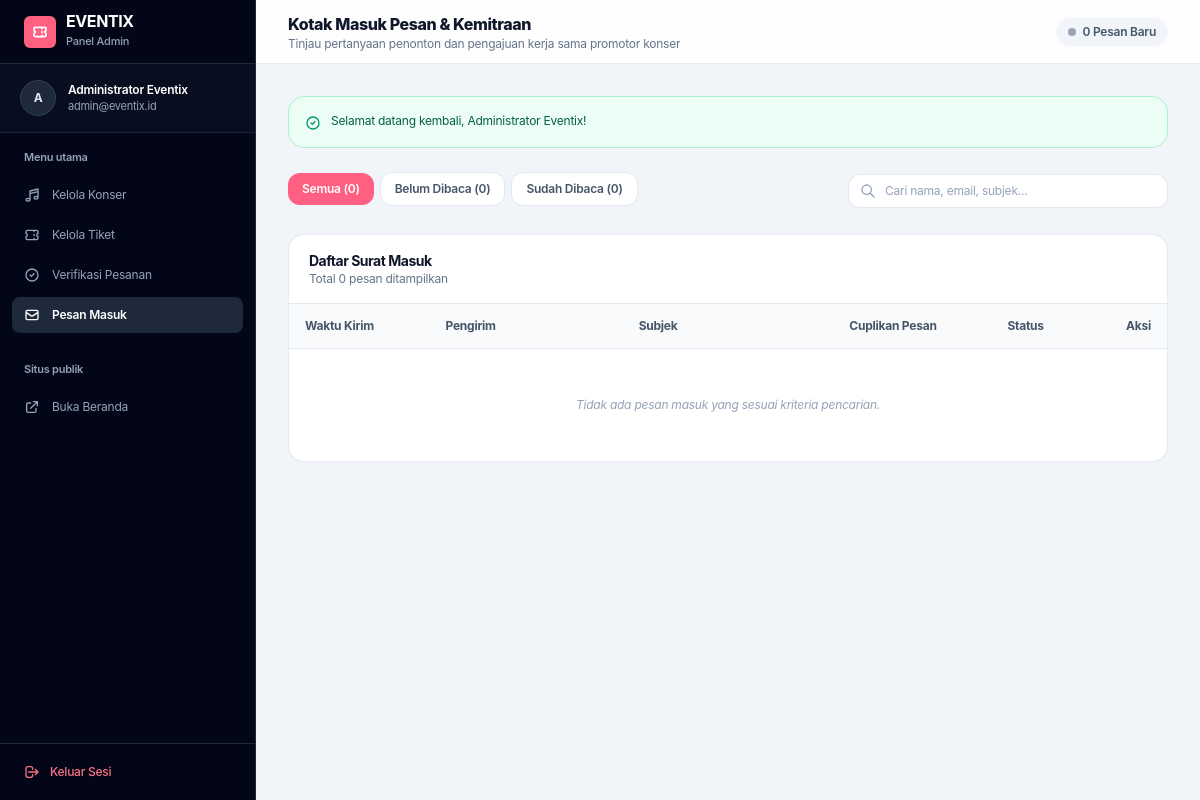
The page /admin/messages.php (signed in) on the database as committed earlier.
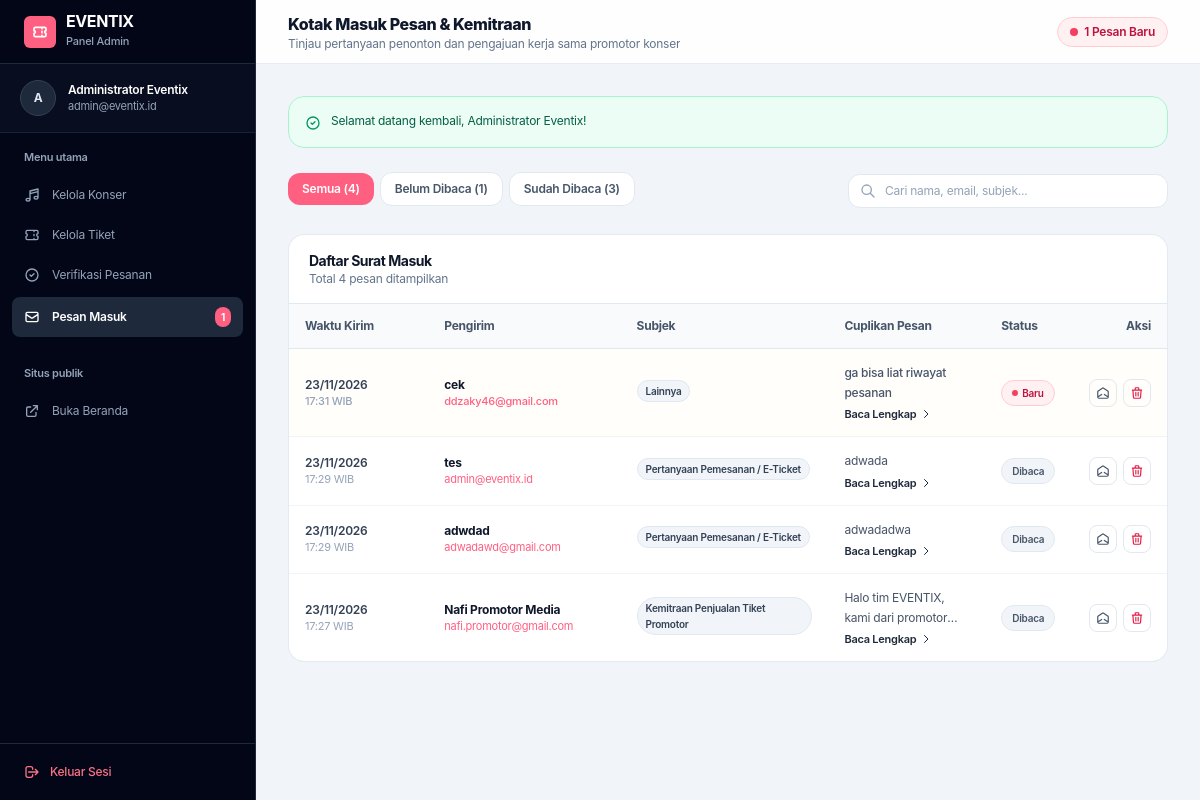
The same page on the database as committed later.
### tables this page shows
CREATE TABLE `pesan_kontak` (
  `id_pesan` int(11) NOT NULL AUTO_INCREMENT,
  `nama` varchar(100) NOT NULL,
  `email` varchar(150) NOT NULL,
  `subjek` varchar(150) NOT NULL,
  `pesan` text NOT NULL,
  `status` enum('belum_dibaca','dibaca','dibalas') NOT NULL DEFAULT 'belum_dibaca',
  `created_at` timestamp NULL DEFAULT current_timestamp(),
  PRIMARY KEY (`id_pesan`)
);

### config/app.php (called while the page is built, shortened)
<?php
function url(string $path = ''): string
{
    $cleanPath = ltrim($path, '/');
    return BASE_URL . ($cleanPath !== '' ? '/' . $cleanPath : '');
}
function asset(string $path = ''): string
{
    $cleanPath = ltrim($path, '/');
    $fileSystemPath = __DIR__ . '/../assets/' . $cleanPath;
    $version = file_exists($fileSystemPath) ? '?v=' . filemtime($fileSystemPath) : '';
    return url('assets/' . $cleanPath) . $version;
}

### admin/messages.php (the view, shortened to what the changed rows need)
<?php
require_once __DIR__ . '/../config/app.php';
$filterStatus = trim($_GET['status'] ?? 'semua');
try {
    $whereClauses = [];
    $params = [];
    $whereSql = !empty($whereClauses) ? "WHERE " . implode(" AND ", $whereClauses) : "";
    $sql = "SELECT id_pesan, nama, email, subjek, pesan, status, created_at
            FROM pesan_kontak
            {$whereSql}
            ORDER BY created_at DESC";
    $stmt = $pdo->prepare($sql);
    $stmt->execute($params);
    $messages = $stmt->fetchAll(PDO::FETCH_ASSOC);
    $totalUnread = (int)$pdo->query("SELECT COUNT(*) FROM pesan_kontak WHERE status = 'belum_dibaca'")->fetchColumn();
    $totalAll    = (int)$pdo->query("SELECT COUNT(*) FROM pesan_kontak")->fetchColumn();
    $totalRead   = (int)$pdo->query("SELECT COUNT(*) FROM pesan_kontak WHERE status = 'dibaca'")->fetchColumn();
} catch (PDOException $e) {
    error_log("[Admin Messages Error] " . $e->getMessage());
    $messages = [];
    $totalUnread = 0;
    $totalAll = 0;
    $totalRead = 0;
}
?>
<!DOCTYPE html>
<html lang="id" class="h-full">
<head>
    <script src="https://cdn.tailwindcss.com"></script>
    <link rel="stylesheet" href="<?= asset('css/style.css') ?>">
</head>
<body class="h-full flex bg-slate-100 text-slate-900 antialiased font-sf">
    <?php include __DIR__ . '/../components/admin_sidebar.php'; ?>
    <div class="flex-1 flex flex-col min-w-0 overflow-y-auto">
        <header class="h-16 bg-white/90 backdrop-blur-md border-b border-slate-200/80 px-4 sm:px-6 lg:px-8 flex items-center justify-between shrink-0 sticky top-0 z-30 gap-3">
            <div class="flex items-center gap-3 min-w-0">
                <div class="min-w-0">
                    <h1 class="text-sm sm:text-base font-extrabold text-slate-900 tracking-tight truncate">Kotak Masuk Pesan & Kemitraan</h1>
                </div>
            </div>
            <div class="flex items-center gap-2">
                <span class="inline-flex items-center gap-1.5 px-3 py-1.5 rounded-full text-xs font-semibold <?= $totalUnread > 0 ? 'bg-rose-50 text-rose-700 border border-rose-200' : 'bg-slate-100 text-slate-600' ?>">
                    <span class="w-2 h-2 rounded-full <?= $totalUnread > 0 ? 'bg-rose-500 animate-pulse' : 'bg-slate-400' ?>"></span>
                    <span><?= $totalUnread ?> Pesan Baru</span>
                </span>
            </div>
        </header>
        <main class="p-4 sm:p-6 lg:p-8 space-y-6 max-w-7xl w-full mx-auto">
            <div class="flex flex-col sm:flex-row items-stretch sm:items-center justify-between gap-3">
                <div class="flex items-center gap-1.5 overflow-x-auto pb-1 text-xs">
                    <a href="<?= url('admin/messages.php') ?>"
                       class="px-3.5 py-2 rounded-xl font-semibold transition-all <?= ($filterStatus === 'semua') ? 'bg-[#FF6082] text-white shadow-xs' : 'bg-white border border-slate-200 text-slate-600 hover:bg-slate-50' ?>">
                        Semua (<?= $totalAll ?>)
                    </a>
                    <a href="<?= url('admin/messages.php?status=belum_dibaca') ?>"
                       class="px-3.5 py-2 rounded-xl font-semibold transition-all <?= ($filterStatus === 'belum_dibaca') ? 'bg-[#FF6082] text-white shadow-xs' : 'bg-white border border-slate-200 text-slate-600 hover:bg-slate-50' ?>">
                        Belum Dibaca (<?= $totalUnread ?>)
                    </a>
                    <a href="<?= url('admin/messages.php?status=dibaca') ?>"
                       class="px-3.5 py-2 rounded-xl font-semibold transition-all <?= ($filterStatus === 'dibaca') ? 'bg-[#FF6082] text-white shadow-xs' : 'bg-white border border-slate-200 text-slate-600 hover:bg-slate-50' ?>">
                        Sudah Dibaca (<?= $totalRead ?>)
                    </a>
                </div>
            </div>
            <div class="bg-white rounded-2xl border border-slate-200/90 shadow-2xs overflow-hidden">
                <div class="px-5 py-4 border-b border-slate-200 flex items-center justify-between">
                    <div>
                        <h3 class="text-sm font-bold text-slate-900">Daftar Surat Masuk</h3>
                        <p class="text-xs text-slate-500">Total <?= count($messages) ?> pesan ditampilkan</p>
                    </div>
                </div>
                <div class="w-full overflow-x-auto">
                    <table class="w-full min-w-[760px] text-left border-collapse text-xs">
                        <thead>
                            <tr class="bg-slate-50 border-b border-slate-200 text-slate-600 font-semibold">
                                <th class="py-3.5 px-4 w-[16%]">Waktu Kirim</th>
                                <th class="py-3.5 px-4 w-[22%]">Pengirim</th>
                                <th class="py-3.5 px-4 w-[24%]">Subjek</th>
                                <th class="py-3.5 px-4 w-[18%]">Cuplikan Pesan</th>
                                <th class="py-3.5 px-4 w-[10%]">Status</th>
                                <th class="py-3.5 px-4 w-[10%] text-right">Aksi</th>
                            </tr>
                        </thead>
                        <tbody class="divide-y divide-slate-100">
                            <?php if (empty($messages)): ?>
                                <tr>
                                    <td colspan="6" class="py-12 text-center text-slate-400 italic">
                                        Tidak ada pesan masuk yang sesuai kriteria pencarian.
                                    </td>
                                </tr>
                            <?php else: ?>
                                <?php foreach ($messages as $m):
                                    $isUnread = ($m['status'] === 'belum_dibaca');
                                ?>
                                    <tr class="hover:bg-slate-50/70 transition-colors <?= $isUnread ? 'bg-amber-50/20 font-medium' : '' ?>">
                                        <td class="py-3.5 px-4 text-slate-500 whitespace-nowrap">
                                            <span class="block font-semibold text-slate-700"><?= date('d/m/Y', strtotime($m['created_at'])) ?></span>
                                            <span class="text-[11px] text-slate-400"><?= date('H:i', strtotime($m['created_at'])) ?> WIB</span>
                                        </td>
                                        <td class="py-3.5 px-4">
                                            <div class="font-bold text-slate-900 line-clamp-1"><?= htmlspecialchars($m['nama'], ENT_QUOTES, 'UTF-8') ?></div>
                                            <a href="mailto:<?= htmlspecialchars($m['email'], ENT_QUOTES, 'UTF-8') ?>?subject=Re:%20<?= urlencode($m['subjek']) ?>"
                                               class="text-[11px] text-[#FF6082] hover:underline line-clamp-1">
                                                <?= htmlspecialchars($m['email'], ENT_QUOTES, 'UTF-8') ?>
                                            </a>
                                        </td>
                                        <td class="py-3.5 px-4">
                                            <span class="inline-block px-2 py-0.5 rounded-full text-[10px] font-semibold bg-slate-100 text-slate-700 border border-slate-200 mb-1">
                                                <?= htmlspecialchars($m['subjek'], ENT_QUOTES, 'UTF-8') ?>
                                            </span>
                                        </td>
                                        <td class="py-3.5 px-4 text-slate-600">
                                            <p class="line-clamp-2 text-xs leading-relaxed"><?= htmlspecialchars($m['pesan'], ENT_QUOTES, 'UTF-8') ?></p>
                                            <button type="button"
                                                    onclick="openMessageModal(<?= htmlspecialchars(json_encode($m), ENT_QUOTES, 'UTF-8') ?>)"
                                                    class="text-[11px] font-semibold text-slate-800 hover:text-[#FF6082] mt-1 inline-flex items-center gap-1 cursor-pointer">
                                                <span>Baca Lengkap</span>
                                                <svg class="w-3 h-3" fill="none" stroke="currentColor" viewBox="0 0 24 24"><path stroke-linecap="round" stroke-linejoin="round" stroke-width="2" d="M9 5l7 7-7 7"/></svg>
                                            </button>
                                        </td>
                                        <td class="py-3.5 px-4 whitespace-nowrap">
                                            <?php if ($isUnread): ?>
                                                <span class="inline-flex items-center gap-1 px-2.5 py-1 rounded-full text-[10px] font-semibold bg-rose-50 text-rose-700 border border-rose-200">
                                                    <span class="w-1.5 h-1.5 rounded-full bg-rose-500"></span>
                                                    <span>Baru</span>
                                                </span>
                                            <?php else: ?>
                                                <span class="inline-flex items-center gap-1 px-2.5 py-1 rounded-full text-[10px] font-semibold bg-slate-100 text-slate-600 border border-slate-200">
                                                    <span>Dibaca</span>
                                                </span>
                                            <?php endif; ?>
                                        </td>
                                        <td class="py-3.5 px-4 text-right whitespace-nowrap">
                                            <div class="inline-flex items-center justify-end gap-1.5">
                                                <form action="<?= url('actions/admin_message_status.php') ?>" method="POST" class="inline">
                                                    <button type="submit"
                                                            class="p-1.5 rounded-lg border border-slate-200 hover:bg-slate-100 text-slate-600 transition-colors"
                                                            title="<?= $isUnread ? 'Tandai sudah dibaca' : 'Tandai belum dibaca' ?>">
                                                        <svg class="w-3.5 h-3.5" fill="none" stroke="currentColor" viewBox="0 0 24 24">
                                                            <path stroke-linecap="round" stroke-linejoin="round" stroke-width="2" d="M3 19v-8.93a2 2 0 01.89-1.664l7-4.666a2 2 0 012.22 0l7 4.666A2 2 0 0121 10.07V19M3 19a2 2 0 002 2h14a2 2 0 002-2M3 19l6.75-4.5M21 19l-6.75-4.5" />
                                                        </svg>
                                                    </button>
                                                </form>
                                                <form action="<?= url('actions/admin_message_delete.php') ?>"
                                                      method="POST"
                                                      onsubmit="return confirm('Apakah Anda yakin ingin menghapus pesan dari <?= htmlspecialchars($m['nama'], ENT_QUOTES, 'UTF-8') ?>?');"
                                                      class="inline">
                                                    <button type="submit"
                                                            class="p-1.5 rounded-lg border border-slate-200 text-rose-600 hover:bg-rose-50 hover:border-rose-300 transition-colors"
                                                            title="Hapus Pesan">
                                                        <svg class="w-3.5 h-3.5" fill="none" stroke="currentColor" viewBox="0 0 24 24">
                                                            <path stroke-linecap="round" stroke-linejoin="round" stroke-width="2" d="M19 7l-.867 12.142A2 2 0 0116.138 21H7.862a2 2 0 01-1.995-1.858L5 7m5 4v6m4-6v6m1-10V4a1 1 0 00-1-1h-4a1 1 0 00-1 1v3M4 7h16" />
                                                        </svg>
                                                    </button>
                                                </form>
                                            </div>
                                        </td>
                                    </tr>
                                <?php endforeach; ?>
                            <?php endif; ?>
                        </tbody>
                    </table>
                </div>
            </div>
        </main>
    </div>
</body>
</html>

### components/admin_sidebar.php (shortened to what the changed rows need)
<?php
$currentFile = basename($_SERVER['SCRIPT_NAME'] ?? '');
?>
<aside id="admin-sidebar"
       class="fixed inset-y-0 left-0 z-50 w-64 bg-slate-950 text-slate-300 flex flex-col shrink-0 min-h-screen border-r border-slate-800 transform -translate-x-full lg:translate-x-0 lg:static transition-transform duration-200 ease-in-out shadow-xl lg:shadow-none">
    <nav class="flex-1 px-3 py-4 space-y-1 text-xs">
        <a href="<?= url('admin/messages.php') ?>"
           class="flex items-center justify-between px-3 py-2.5 rounded-lg transition-colors <?= ($currentFile === 'messages.php') ? 'bg-slate-800 text-white font-semibold' : 'text-slate-400 hover:text-white hover:bg-slate-900' ?>">
            <div class="flex items-center gap-3 min-w-0">
                <svg class="w-4 h-4 shrink-0" fill="none" stroke="currentColor" viewBox="0 0 24 24">
                    <path stroke-linecap="round" stroke-linejoin="round" stroke-width="2" d="M3 8l7.89 5.26a2 2 0 002.22 0L21 8M5 19h14a2 2 0 002-2V7a2 2 0 00-2-2H5a2 2 0 00-2 2v10a2 2 0 002 2z" />
                </svg>
                <span>Pesan Masuk</span>
            </div>
            <?php
            try {
                $unreadStmt = $pdo->query("SELECT COUNT(*) FROM pesan_kontak WHERE status = 'belum_dibaca'");
                $unreadCount = (int)$unreadStmt->fetchColumn();
                if ($unreadCount > 0): ?>
                    <span class="px-1.5 py-0.5 rounded-full text-[10px] font-bold bg-[#FF6082] text-white">
                        <?= $unreadCount ?>
                    </span>
                <?php endif;
            } catch (Exception $e) {}
            ?>
        </a>
    </nav>
</aside>

Rows that differ between the two databases and show on the page:
added pesan_kontak: created_at "23/11/2026", created_at "17:31", nama "cek", email "ddzaky46@gmail.com", subjek "Lainnya", pesan "ga bisa liat riwayat pesanan", status "belum_dibaca" (drawn)
added pesan_kontak: created_at "23/11/2026", created_at "17:29", nama "tes", email "admin@eventix.id", subjek "Pertanyaan Pemesanan / E-Ticket", pesan "adwada", status "Dibaca"
added pesan_kontak: created_at "23/11/2026", created_at "17:29", nama "adwdad", email "adwadawd@gmail.com", subjek "Pertanyaan Pemesanan / E-Ticket", pesan "adwadadwa", status "Dibaca"
added pesan_kontak: created_at "23/11/2026", created_at "17:27", nama "Nafi Promotor Media", email "nafi.promotor@gmail.com", subjek "Kemitraan Penjualan Tiket Promotor", pesan "Halo tim EVENTIX, kami dari…", status "Dibaca"
Other text that changed with them:
$unreadCount: (not shown) → "1"
$totalUnread: "0" → "1"
$totalAll: "0" → "4"
$totalRead: "0" → "3"
count($messages): "0" → "4"
text no longer shown: "Tidak ada pesan masuk yang sesuai kriteria pencarian."
